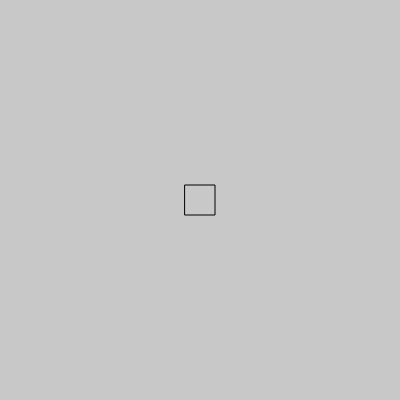
Frame 1 (no input)
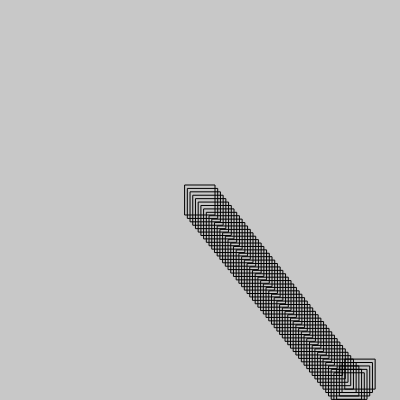
Frame 60 (no input)
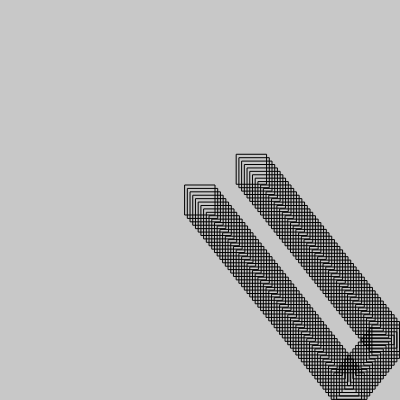
Frame 120 (the mouse pressed at the canvas centre since frame 60)

The p5.js sketch that drew these frames (run headless with seeded random() and noise() and a simulated clock; from frame 60 on, the mouse is pressed at the canvas centre):

// p5.js sketch
// ── sketch.js
let x = 185;
let y = 185;
let vitesseX;
let vitesseY;

function setup() {
  createCanvas(400, 400);
  background(200, 200, 200);

  
  vitesseX = random(-3, 5);
  vitesseY = random(3, 5);
}

function draw() {
  noFill();
  square(x, y, 30);

  
  x += vitesseX;
  y += vitesseY;

  // Rebonds sur les bords
  if (x <= 0 || x >= width - 30) {
    vitesseX = -vitesseX;
  }
  if (y <= 0 || y >= height - 30) {
    vitesseY = -vitesseY;
  }
}
